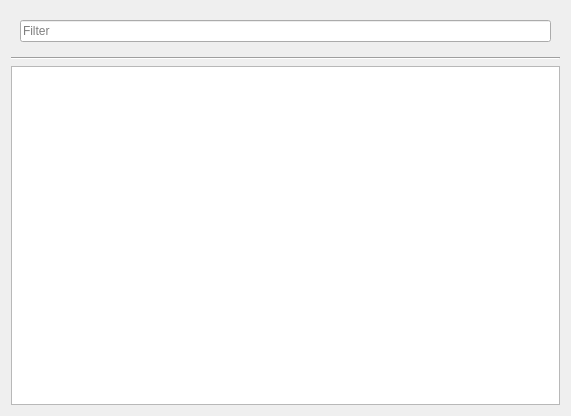
<?xml version="1.0" encoding="UTF-8"?>
<ui version="4.0">
 <class>CreatureFeatSelector</class>
 <widget class="QWidget" name="CreatureFeatSelector">
  <property name="geometry">
   <rect>
    <x>0</x>
    <y>0</y>
    <width>571</width>
    <height>416</height>
   </rect>
  </property>
  <property name="windowTitle">
   <string>Form</string>
  </property>
  <layout class="QVBoxLayout" name="verticalLayout">
   <item>
    <widget class="QWidget" name="widget" native="true">
     <layout class="QHBoxLayout" name="horizontalLayout">
      <item>
       <widget class="QLineEdit" name="filterText">
        <property name="placeholderText">
         <string>Filter</string>
        </property>
       </widget>
      </item>
     </layout>
    </widget>
   </item>
   <item>
    <widget class="Line" name="line">
     <property name="orientation">
      <enum>Qt::Horizontal</enum>
     </property>
    </widget>
   </item>
   <item>
    <widget class="QTableView" name="featTable">
     <property name="alternatingRowColors">
      <bool>false</bool>
     </property>
     <property name="sortingEnabled">
      <bool>true</bool>
     </property>
    </widget>
   </item>
  </layout>
 </widget>
 <resources/>
 <connections/>
</ui>
